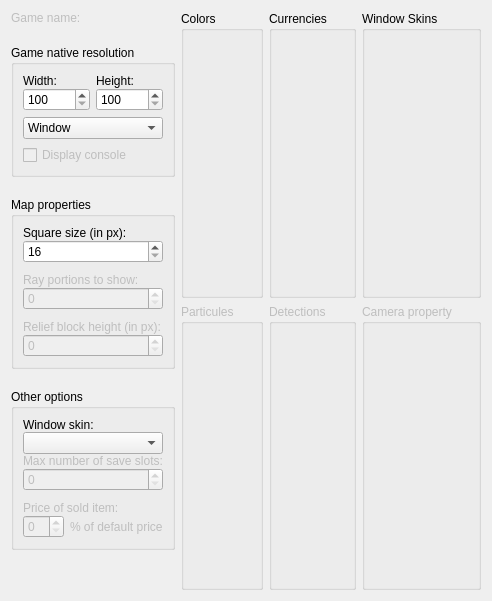
       <widget class="QWidget" name="tab">
        <attribute name="title">
         <string>System</string>
        </attribute>
        <layout class="QGridLayout" name="gridLayout_13">
         <item row="0" column="0">
          <layout class="QHBoxLayout" name="horizontalLayout" stretch="1,1,1,1">
           <item>
            <layout class="QVBoxLayout" name="verticalLayout_6" stretch="0,0,0,0,1">
             <property name="spacing">
              <number>20</number>
             </property>
             <item>
              <layout class="QVBoxLayout" name="verticalLayout_2" stretch="0,1">
               <property name="spacing">
                <number>0</number>
               </property>
               <item>
                <widget class="QLabel" name="label_3">
                 <property name="enabled">
                  <bool>false</bool>
                 </property>
                 <property name="text">
                  <string>Game name:</string>
                 </property>
                </widget>
               </item>
               <item>
                <widget class="WidgetTextLang" name="widgetGameName" native="true">
                 <property name="enabled">
                  <bool>false</bool>
                 </property>
                </widget>
               </item>
              </layout>
             </item>
             <item>
              <widget class="QGroupBox" name="groupBox_2">
               <property name="enabled">
                <bool>true</bool>
               </property>
               <property name="title">
                <string>Game native resolution</string>
               </property>
               <layout class="QGridLayout" name="gridLayout_3">
                <item row="0" column="0">
                 <layout class="QGridLayout" name="gridLayout_2">
                  <item row="0" column="0">
                   <layout class="QVBoxLayout" name="verticalLayout_4" stretch="0,1">
                    <property name="spacing">
                     <number>0</number>
                    </property>
                    <item>
                     <widget class="QLabel" name="label">
                      <property name="maximumSize">
                       <size>
                        <width>16777215</width>
                        <height>15</height>
                       </size>
                      </property>
                      <property name="text">
                       <string>Width:</string>
                      </property>
                     </widget>
                    </item>
                    <item>
                     <widget class="QSpinBox" name="spinBoxScreenWidth">
                      <property name="minimum">
                       <number>100</number>
                      </property>
                      <property name="maximum">
                       <number>5000</number>
                      </property>
                     </widget>
                    </item>
                   </layout>
                  </item>
                  <item row="0" column="1">
                   <layout class="QVBoxLayout" name="verticalLayout_5" stretch="0,1">
                    <property name="spacing">
                     <number>0</number>
                    </property>
                    <item>
                     <widget class="QLabel" name="label_2">
                      <property name="maximumSize">
                       <size>
                        <width>16777215</width>
                        <height>15</height>
                       </size>
                      </property>
                      <property name="text">
                       <string>Height:</string>
                      </property>
                     </widget>
                    </item>
                    <item>
                     <widget class="QSpinBox" name="spinBoxScreenHeight">
                      <property name="minimum">
                       <number>100</number>
                      </property>
                      <property name="maximum">
                       <number>5000</number>
                      </property>
                     </widget>
                    </item>
                   </layout>
                  </item>
                  <item row="1" column="0" colspan="2">
                   <widget class="QComboBox" name="comboBoxScreenWindow">
                    <item>
                     <property name="text">
                      <string>Window</string>
                     </property>
                    </item>
                    <item>
                     <property name="text">
                      <string>Full screen</string>
                     </property>
                    </item>
                   </widget>
                  </item>
                 </layout>
                </item>
                <item row="1" column="0">
                 <widget class="QCheckBox" name="checkBox">
                  <property name="enabled">
                   <bool>false</bool>
                  </property>
                  <property name="text">
                   <string>Display console</string>
                  </property>
                 </widget>
                </item>
               </layout>
              </widget>
             </item>
             <item>
              <widget class="QGroupBox" name="groupBox">
               <property name="enabled">
                <bool>true</bool>
               </property>
               <property name="title">
                <string>Map properties</string>
               </property>
               <layout class="QGridLayout" name="gridLayout_5">
                <item row="0" column="0">
                 <layout class="QVBoxLayout" name="verticalLayout_10">
                  <property name="spacing">
                   <number>10</number>
                  </property>
                  <item>
                   <layout class="QVBoxLayout" name="verticalLayout_3" stretch="0,0">
                    <property name="spacing">
                     <number>0</number>
                    </property>
                    <item>
                     <widget class="QLabel" name="label_4">
                      <property name="text">
                       <string>Square size (in px):</string>
                      </property>
                     </widget>
                    </item>
                    <item>
                     <widget class="QSpinBox" name="spinBoxSquareSize">
                      <property name="enabled">
                       <bool>true</bool>
                      </property>
                      <property name="minimum">
                       <number>16</number>
                      </property>
                      <property name="maximum">
                       <number>64</number>
                      </property>
                      <property name="value">
                       <number>16</number>
                      </property>
                     </widget>
                    </item>
                   </layout>
                  </item>
                  <item>
                   <layout class="QVBoxLayout" name="verticalLayout_8" stretch="0,1">
                    <property name="spacing">
                     <number>0</number>
                    </property>
                    <item>
                     <widget class="QLabel" name="label_6">
                      <property name="enabled">
                       <bool>false</bool>
                      </property>
                      <property name="text">
                       <string>Ray portions to show:</string>
                      </property>
                     </widget>
                    </item>
                    <item>
                     <widget class="QSpinBox" name="spinBox_5">
                      <property name="enabled">
                       <bool>false</bool>
                      </property>
                     </widget>
                    </item>
                   </layout>
                  </item>
                  <item>
                   <layout class="QVBoxLayout" name="verticalLayout_9" stretch="0,1">
                    <property name="spacing">
                     <number>0</number>
                    </property>
                    <item>
                     <widget class="QLabel" name="label_9">
                      <property name="enabled">
                       <bool>false</bool>
                      </property>
                      <property name="text">
                       <string>Relief block height (in px):</string>
                      </property>
                     </widget>
                    </item>
                    <item>
                     <widget class="QSpinBox" name="spinBox_7">
                      <property name="enabled">
                       <bool>false</bool>
                      </property>
                     </widget>
                    </item>
                   </layout>
                  </item>
                 </layout>
                </item>
               </layout>
              </widget>
             </item>
             <item>
              <widget class="QGroupBox" name="groupBox_3">
               <property name="enabled">
                <bool>true</bool>
               </property>
               <property name="title">
                <string>Other options</string>
               </property>
               <layout class="QGridLayout" name="gridLayout_6">
                <item row="0" column="0">
                 <layout class="QVBoxLayout" name="verticalLayout_11">
                  <property name="spacing">
                   <number>10</number>
                  </property>
                  <item>
                   <layout class="QVBoxLayout" name="verticalLayout_7" stretch="0,0,0,1">
                    <property name="spacing">
                     <number>0</number>
                    </property>
                    <item>
                     <widget class="QLabel" name="label_10">
                      <property name="text">
                       <string>Window skin:</string>
                      </property>
                     </widget>
                    </item>
                    <item>
                     <widget class="QComboBox" name="comboBoxWindowSkin"/>
                    </item>
                    <item>
                     <widget class="QLabel" name="label_5">
                      <property name="enabled">
                       <bool>false</bool>
                      </property>
                      <property name="text">
                       <string>Max number of save slots:</string>
                      </property>
                     </widget>
                    </item>
                    <item>
                     <widget class="QSpinBox" name="spinBox_4">
                      <property name="enabled">
                       <bool>false</bool>
                      </property>
                     </widget>
                    </item>
                   </layout>
                  </item>
                  <item>
                   <layout class="QGridLayout" name="gridLayout_4">
                    <property name="horizontalSpacing">
                     <number>6</number>
                    </property>
                    <property name="verticalSpacing">
                     <number>0</number>
                    </property>
                    <item row="0" column="0" colspan="2">
                     <widget class="QLabel" name="label_7">
                      <property name="enabled">
                       <bool>false</bool>
                      </property>
                      <property name="text">
                       <string>Price of sold item:</string>
                      </property>
                     </widget>
                    </item>
                    <item row="1" column="0">
                     <widget class="QSpinBox" name="spinBox_6">
                      <property name="enabled">
                       <bool>false</bool>
                      </property>
                     </widget>
                    </item>
                    <item row="1" column="1">
                     <widget class="QLabel" name="label_8">
                      <property name="enabled">
                       <bool>false</bool>
                      </property>
                      <property name="text">
                       <string>% of default price</string>
                      </property>
                     </widget>
                    </item>
                   </layout>
                  </item>
                 </layout>
                </item>
               </layout>
              </widget>
             </item>
             <item>
              <spacer name="verticalSpacer">
               <property name="orientation">
                <enum>Qt::Vertical</enum>
               </property>
               <property name="sizeHint" stdset="0">
                <size>
                 <width>20</width>
                 <height>40</height>
                </size>
               </property>
              </spacer>
             </item>
            </layout>
           </item>
           <item>
            <layout class="QVBoxLayout" name="verticalLayout_12">
             <item>
              <widget class="QGroupBox" name="groupBox_4">
               <property name="enabled">
                <bool>true</bool>
               </property>
               <property name="title">
                <string>Colors</string>
               </property>
               <layout class="QGridLayout" name="gridLayout_7">
                <item row="0" column="0">
                 <widget class="PanelSuperList" name="panelSuperListColors" native="true">
                  <property name="enabled">
                   <bool>true</bool>
                  </property>
                 </widget>
                </item>
               </layout>
              </widget>
             </item>
             <item>
              <widget class="QGroupBox" name="groupBox_7">
               <property name="enabled">
                <bool>false</bool>
               </property>
               <property name="title">
                <string>Particules</string>
               </property>
               <layout class="QGridLayout" name="gridLayout_10">
                <item row="0" column="0">
                 <widget class="PanelSuperList" name="panelSuperListParticules" native="true">
                  <property name="enabled">
                   <bool>false</bool>
                  </property>
                 </widget>
                </item>
               </layout>
              </widget>
             </item>
            </layout>
           </item>
           <item>
            <layout class="QVBoxLayout" name="verticalLayout_13">
             <item>
              <widget class="QGroupBox" name="groupBox_5">
               <property name="title">
                <string>Currencies</string>
               </property>
               <layout class="QGridLayout" name="gridLayout_8">
                <item row="0" column="0">
                 <widget class="PanelSuperList" name="panelSuperListCurrencies" native="true">
                  <property name="enabled">
                   <bool>true</bool>
                  </property>
                 </widget>
                </item>
               </layout>
              </widget>
             </item>
             <item>
              <widget class="QGroupBox" name="groupBox_8">
               <property name="enabled">
                <bool>false</bool>
               </property>
               <property name="title">
                <string>Detections</string>
               </property>
               <layout class="QGridLayout" name="gridLayout_11">
                <item row="0" column="0">
                 <widget class="PanelSuperList" name="panelSuperListDetections" native="true">
                  <property name="enabled">
                   <bool>false</bool>
                  </property>
                 </widget>
                </item>
               </layout>
              </widget>
             </item>
            </layout>
           </item>
           <item>
            <layout class="QVBoxLayout" name="verticalLayout_14">
             <item>
              <widget class="QGroupBox" name="groupBox_6">
               <property name="enabled">
                <bool>true</bool>
               </property>
               <property name="title">
                <string>Window Skins</string>
               </property>
               <layout class="QGridLayout" name="gridLayout_9">
                <item row="0" column="0">
                 <widget class="PanelSuperList" name="panelSuperListWindowSkins" native="true">
                  <property name="enabled">
                   <bool>true</bool>
                  </property>
                 </widget>
                </item>
               </layout>
              </widget>
             </item>
             <item>
              <widget class="QGroupBox" name="groupBox_9">
               <property name="enabled">
                <bool>false</bool>
               </property>
               <property name="title">
                <string>Camera property</string>
               </property>
               <layout class="QGridLayout" name="gridLayout_12">
                <item row="0" column="0">
                 <widget class="PanelSuperList" name="panelSuperListCameraProperties" native="true">
                  <property name="enabled">
                   <bool>false</bool>
                  </property>
                 </widget>
                </item>
               </layout>
              </widget>
             </item>
            </layout>
           </item>
          </layout>
         </item>
        </layout>
       </widget>
